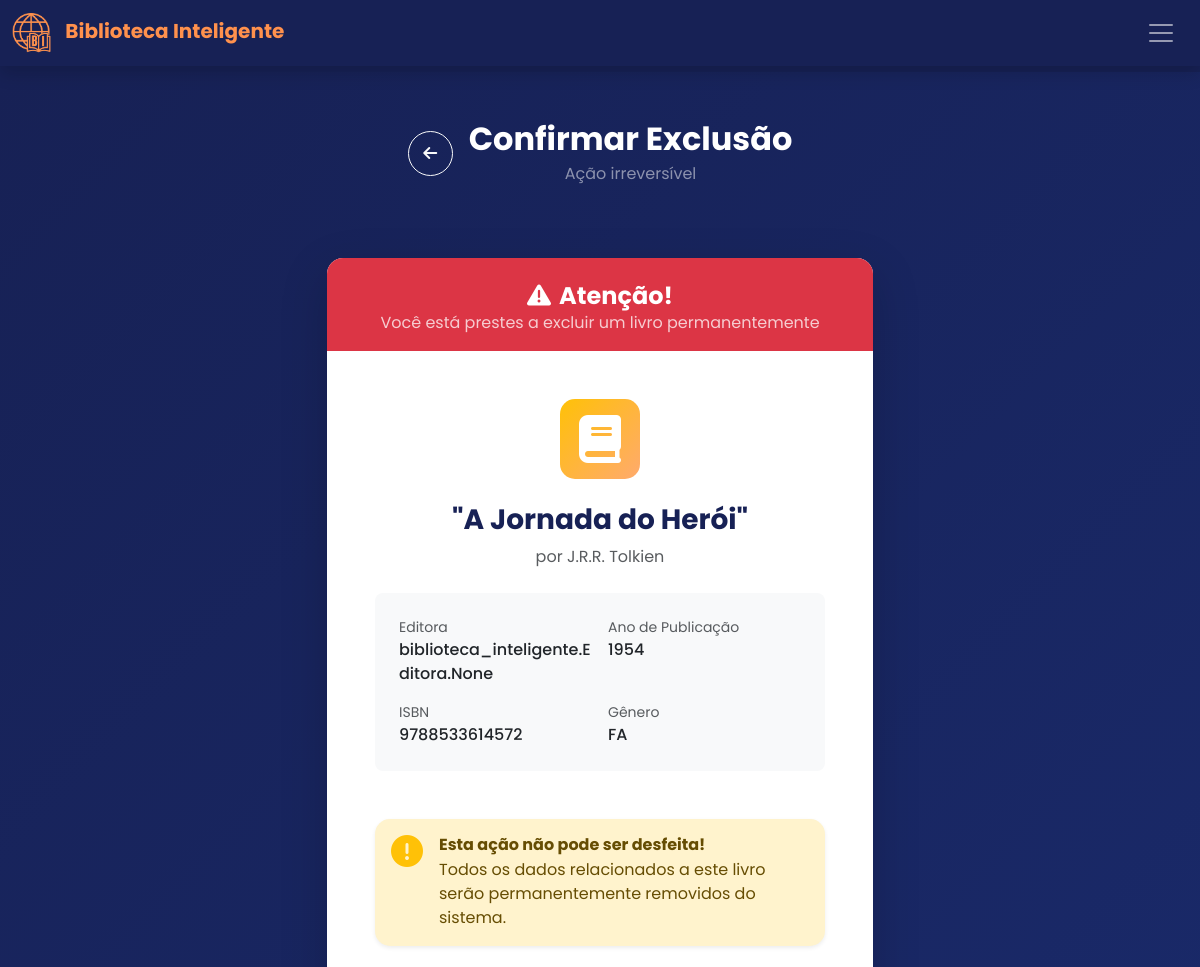
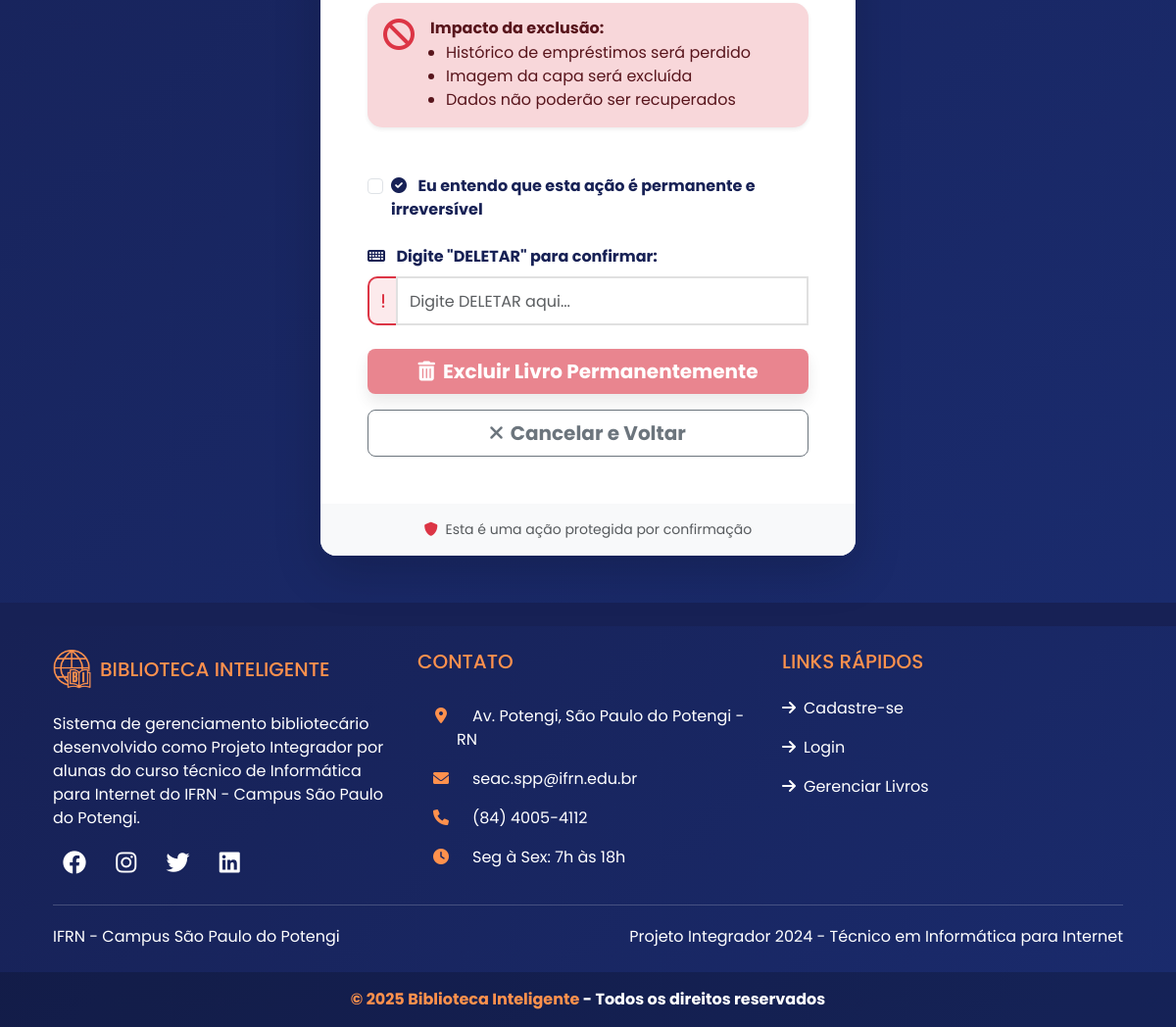
/deletar_livro/1/ (signed in), run on the app's committed database (2 pictures, top to bottom).
### biblioteca_inteligente/models.py (models this page shows, shortened)
class Livro(models.Model):
    LIVRE = "LI"
    MAIORES_10 = "10"
    MAIORES_12 = "12"
    MAIORES_14 = "14"
    MAIORES_16 = "16"
    MAIORES_18 = "18"
    CLASSIFICACOES = {
        LIVRE: "Livre",
        MAIORES_10: "10 anos",
        MAIORES_12: "12 anos",
        MAIORES_14: "14 anos",
        MAIORES_16: "16 anos",
        MAIORES_18: "18 anos",
        }
    ROMANCE = "RO"
    BIOGRAFIA = "BI"
    TECNICO = "TE"
    FICCAO = "FI"
    FANTASIA = "FA"
    MISTERIO = "MI"
    POESIA = "PO"
    DRAMA = "DR"
    TERROR = "HO"
    AVENTURA = "AD"
    INFANTIL = "CH"
    JOVEM_ADULTO = "YA"
    FICCAO_CIENTIFICA = "SF"
    OUTROS = "OU"
    GENEROS = {
        ROMANCE: "Romance",
        BIOGRAFIA: "Biografia",
        TECNICO: "Técnico",
        FICCAO: "Ficção",
        FANTASIA: "Fantasia",
        MISTERIO: "Mistério",
        POESIA: "Poesia",
        DRAMA: "Drama",
        TERROR: "Terror",
        AVENTURA: "Aventura",
        INFANTIL: "Infantil",
        JOVEM_ADULTO: "Jovem Adulto",
        FICCAO_CIENTIFICA: "Ficção Científica",
        OUTROS: "Outros",
    }
    titulo = models.CharField(max_length=150)
    autor = models.CharField(max_length=100)
    capa = models.ImageField(upload_to="livros/capas/", blank=True)
    editora = models.ManyToManyField(Editora)
    isbn = models.CharField(max_length=13)
    publicacao = models.IntegerField(blank=True)
    classificacao = models.CharField(max_length=2, choices=CLASSIFICACOES)
    genero = models.CharField(max_length=2, choices=GENEROS)
    sinopse = models.TextField(max_length=4000)

### biblioteca_inteligente/views.py (the view)
# urls.py: path('deletar_livro/<int:id_livro>/', views.deletar_livro, name='deletar_livro'),
@login_required
@permission_required('biblioteca_inteligente.delete_livro')
def deletar_livro(request, id_livro):
    livro = get_object_or_404(Livro, pk=id_livro)
    if request.method == "POST":
        livro.delete()
        messages.success(request, "Livro removido com sucesso!")
        return redirect("gerenciar_livros")
    else:
        return render(request, "deletar_livro.html", {'livro': livro})

### templates/deletar_livro.html (shortened to what this page needs)
{% extends "base.html" %}
{% load static crispy_forms_tags %}
{% block content %}
<section class="min-vh-100 py-5 d-flex align-items-center" style="background: linear-gradient(135deg, #172155 0%, #1a2b6d 100%);">
  <div class="container">
    <div class="row justify-content-center">
      <div class="col-xl-6 col-lg-8 col-md-10">
        <div class="row mb-5">
          <div class="col-12">
            <div class="d-flex align-items-center justify-content-center mb-4">
              <a href="{{ request.META.HTTP_REFERER|default:'{% url "gerenciar_livros" %}' }}"
                 class="btn btn-outline-light rounded-circle me-3"
                 style="width: 45px; height: 45px; display: flex; align-items: center; justify-content: center;">
                <i class="fas fa-arrow-left"></i>
              </a>
              <div class="text-center">
                <h1 class="h2 fw-bold text-white mb-1">Confirmar Exclusão</h1>
                <p class="text-white-50 mb-0">Ação irreversível</p>
              </div>
            </div>
          </div>
        </div>
        <div class="card shadow-lg border-0 rounded-4 overflow-hidden border-danger border-3">
          <div class="card-header border-0 pt-4 pb-3 bg-danger">
            <div class="text-center">
              <h4 class="fw-bold text-white mb-0">
                <i class="fas fa-exclamation-triangle me-2"></i>Atenção!
              </h4>
              <p class="text-white mb-0 opacity-75">Você está prestes a excluir um livro permanentemente</p>
            </div>
          </div>
          <div class="card-body p-4 p-lg-5">
            <div class="text-center mb-5">
              <div class="book-icon mb-4 mx-auto"
                   style="width: 80px; height: 80px; background: linear-gradient(135deg, #ffc107 0%, #ffaa6d 100%); border-radius: 15px; display: flex; align-items: center; justify-content: center;">
                <i class="fas fa-book fa-3x text-white"></i>
              </div>
              <h3 class="fw-bold mb-2" style="color: #172155;">"{{ livro.titulo }}"</h3>
              <p class="text-muted mb-4">por {{ livro.autor }}</p>
              <div class="book-info bg-light rounded-3 p-4 mb-4">
                <div class="row g-3">
                  <div class="col-md-6">
                    <div class="text-start">
                      <small class="text-muted d-block">Editora</small>
                      <span class="fw-medium">{{ livro.editora|default:"Não informada" }}</span>
                    </div>
                  </div>
                  <div class="col-md-6">
                    <div class="text-start">
                      <small class="text-muted d-block">Ano de Publicação</small>
                      <span class="fw-medium">{{ livro.publicacao|default:"Não informado" }}</span>
                    </div>
                  </div>
                  <div class="col-md-6">
                    <div class="text-start">
                      <small class="text-muted d-block">ISBN</small>
                      <span class="fw-medium">{{ livro.isbn|default:"Não informado" }}</span>
                    </div>
                  </div>
                  <div class="col-md-6">
                    <div class="text-start">
                      <small class="text-muted d-block">Gênero</small>
                      <span class="fw-medium">{{ livro.genero|default:"Não informado" }}</span>
                    </div>
                  </div>
                </div>
              </div>
            </div>
            <div class="alert alert-warning border-0 shadow-sm mb-4">
              <div class="d-flex">
                <div class="flex-shrink-0">
                  <i class="fas fa-exclamation-circle fa-2x text-warning"></i>
                </div>
                <div class="flex-grow-1 ms-3">
                  <h6 class="alert-heading fw-bold mb-1">Esta ação não pode ser desfeita!</h6>
                  <p class="mb-0">Todos os dados relacionados a este livro serão permanentemente removidos do sistema.</p>
                </div>
              </div>
            </div>
            <div class="alert alert-danger border-0 shadow-sm mb-5">
              <div class="d-flex">
                <div class="flex-shrink-0">
                  <i class="fas fa-ban fa-2x text-danger"></i>
                </div>
                <div class="flex-grow-1 ms-3">
                  <h6 class="alert-heading fw-bold mb-1">Impacto da exclusão:</h6>
                  <ul class="mb-0 ps-3">
                    <li>Histórico de empréstimos será perdido</li>
                    <li>Imagem da capa será excluída</li>
                    <li>Dados não poderão ser recuperados</li>
                  </ul>
                </div>
              </div>
            </div>
            <form method="post" class="needs-validation" novalidate>
              <div class="form-check mb-4">
                <input class="form-check-input" type="checkbox" id="confirmDelete" required>
                <label class="form-check-label fw-bold" for="confirmDelete" style="color: #172155;">
                  <i class="fas fa-check-circle me-2"></i>
                  Eu entendo que esta ação é permanente e irreversível
                </label>
              </div>
              <div class="form-group mb-4">
                <label class="form-label fw-bold mb-2" style="color: #172155;">
                  <i class="fas fa-keyboard me-2"></i>
                  Digite "DELETAR" para confirmar:
                </label>
                <div class="input-group">
                  <span class="input-group-text" style="background-color: rgba(220, 53, 69, 0.1); border-color: #dc3545;">
                    <i class="fas fa-exclamation" style="color: #dc3545;"></i>
                  </span>
                  <input type="text" class="form-control" id="confirmationText"
                         placeholder="Digite DELETAR aqui..." required
                         pattern="DELETAR">
                </div>
              </div>
              <div class="d-grid gap-3">
                <button type="submit" class="btn btn-lg rounded-3 fw-bold text-white border-0 shadow"
                        style="background-color: #dc3545;" disabled id="deleteButton">
                  <i class="fas fa-trash-alt me-2"></i>Excluir Livro Permanentemente
                </button>
                <a href="{% url 'gerenciar_livros' %}"
                   class="btn btn-lg btn-outline-secondary rounded-3 fw-bold">
                  <i class="fas fa-times me-2"></i>Cancelar e Voltar
                </a>
              </div>
            </form>
          </div>
          <div class="card-footer bg-light border-0 text-center py-3">
            <p class="mb-0 small text-muted">
              <i class="fas fa-shield-alt me-1" style="color: #dc3545;"></i>
              Esta é uma ação protegida por confirmação
            </p>
          </div>
        </div>
      </div>
    </div>
  </div>
</section>
{% endblock content %}

### biblioteca_inteligente/static/css/style.css (style rules this page uses)
body { font-family: "Poppins", sans-serif !important; background-color: #172155 !important; }
.form-control { border-radius:1.5rem; }

### templates/deletar_livro.html (style rules this page uses)
.book-icon { transition: transform 0.3s ease; }
.form-control { border: 2px solid #e0e0e0; border-radius: 10px; height: 50px; transition: all 0.3s ease; }
.input-group-text { border-radius: 10px 0 0 10px; border: 2px solid #dc3545; border-right: none; }
.alert { border-radius: 15px; }
.border-danger { border-width: 3px !important; }
#deleteButton:disabled { opacity: 0.6; cursor: not-allowed; }
.card { transition: transform 0.3s ease, box-shadow 0.3s ease; }

### data on the page
Livro: titulo "A Jornada do Herói", autor "J.R.R. Tolkien", editora "biblioteca_inteligente.Editora.None", publicacao "1954", isbn "9788533614572", genero "FA"
